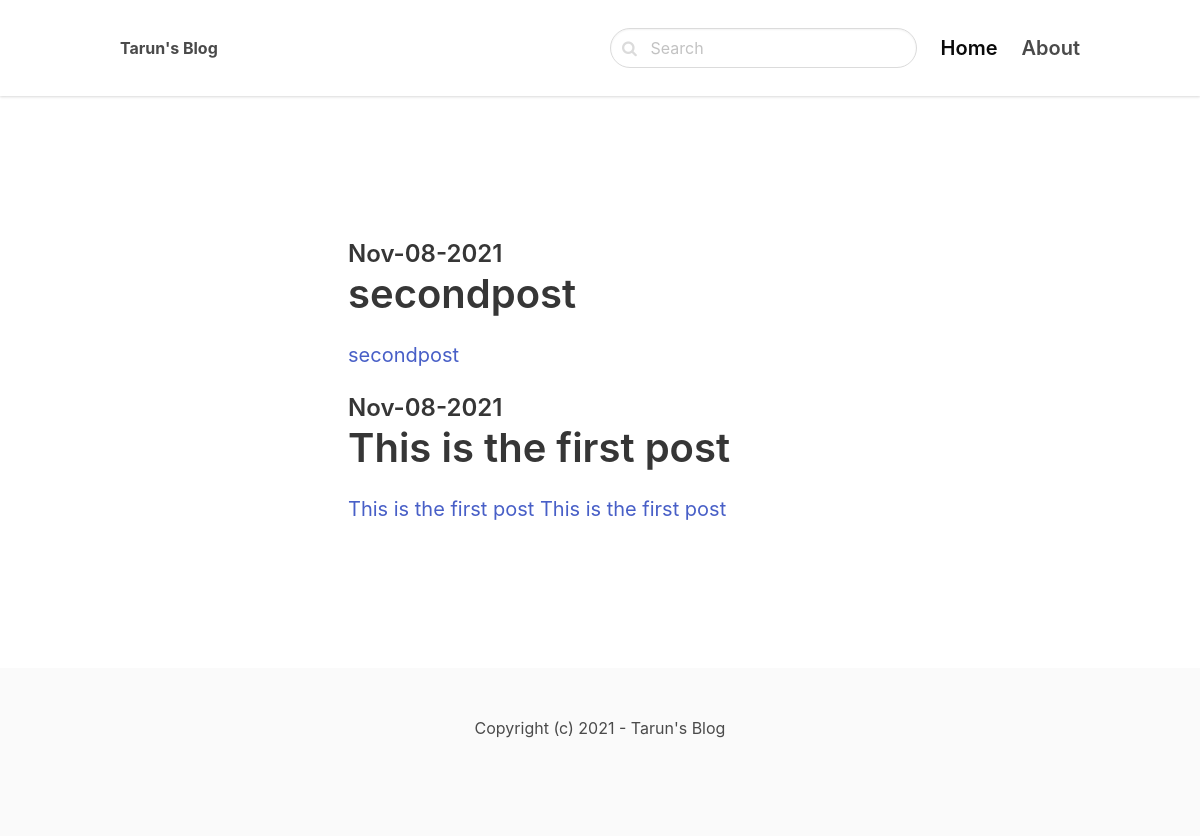
Screenshot of /Django/ with the database file from the repository.
### blog/models.py (models this page shows, shortened)
class Post(models.Model):
    ACTIVE = 'active'
    DRAFT = "draft"
    CHOICES_STATUS = (
        (ACTIVE, 'Active'),
        (DRAFT, 'Draft')
    )
    category = models.ForeignKey(Category, related_name= 'posts', on_delete= models.CASCADE)
    title = models.CharField(max_length = 255)
    slug = models.SlugField()
    intro = models.TextField()
    body = models.TextField()
    created_at = models.DateTimeField(auto_now_add=True)
    status = models.CharField(max_length=10, choices=CHOICES_STATUS, default=ACTIVE)
    class Meta:
        ordering = ('-created_at',)

### blog/views.py (the view)
# urls.py: path('<slug:slug>/', views.category, name = "category_detail"),
def category(request, slug):
    category = get_object_or_404(Category, slug = slug)
    posts = category.posts.filter(status =  Post.ACTIVE)
    return render(request,'blog/category.html', {"category": category, 'posts':posts})

### blog/templates/blog/category.html (shortened to what this page needs)
{% extends 'core/base.html' %}
{% block content %}
<section class="hero">
    <div class="hero-body">
        <div class="container">
            <section class="section">
                <div class="columns">
                    <div class="column is-8 is-offset-2">
                        {% for post in posts %}
                        <div class="content is-medium">
                            <a href="{% url 'post_detail' post.category.slug post.slug %}">
                                <h2 class="subtitle is-4">{{post.created_at|date:'M-d-Y '}}</h2>
                                <h1 class="title">{{post.title}}</h1>
                                <p>{{post.intro}}</p>
                            </a>
                        </div>
                        {% empty %}
                            <div class="content">
                                <p>There is no post in this category</p>
                            </div>
                        {% endfor %}
                    </div>
                </div>
            </section>
        </div>
    </div>
</section>
{% endblock %}

### rows the page displays
Post: created_at "Nov-08-2021", title "secondpost", intro "secondpost"
Post: created_at "Nov-08-2021", title "This is the first post", intro "This is the first post This is the first post"
